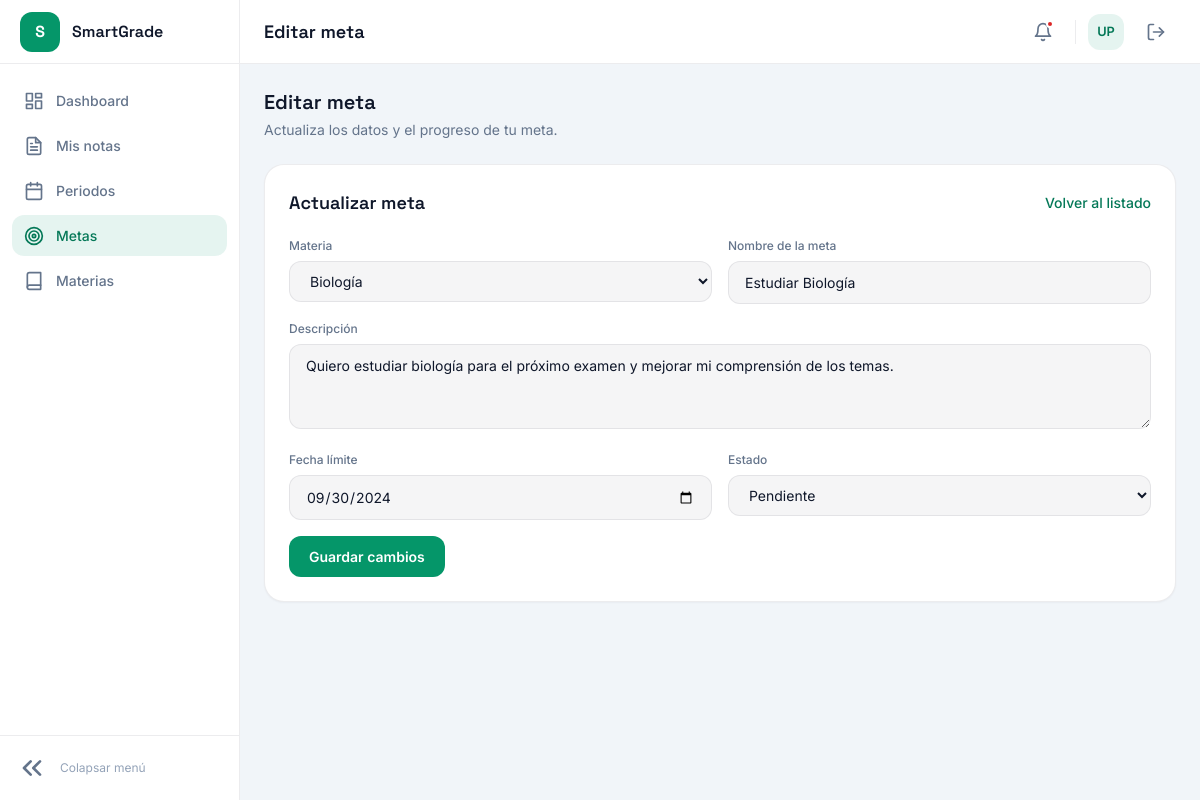
/views/goals/edit.php?id=4 (signed in), run on the app's committed database.
### tables this page shows
CREATE TABLE IF NOT EXISTS goals (
    id INT AUTO_INCREMENT PRIMARY KEY,
    user_id INT NOT NULL,
    subject_id INT NOT NULL,
    name VARCHAR(100) NOT NULL,
    description TEXT,
    target_date DATE,
    status ENUM(
        'pending',
        'in_progress',
        'completed'
    ) DEFAULT 'pending',
    created_at TIMESTAMP DEFAULT CURRENT_TIMESTAMP,
    updated_at TIMESTAMP DEFAULT CURRENT_TIMESTAMP ON UPDATE CURRENT_TIMESTAMP,
    FOREIGN KEY (user_id) REFERENCES users (id) ON DELETE CASCADE,
    FOREIGN KEY (subject_id) REFERENCES subjets (id) ON DELETE CASCADE
);

CREATE TABLE IF NOT EXISTS subjets (
    id INT AUTO_INCREMENT PRIMARY KEY,
    name VARCHAR(100) NOT NULL,
    user_id INT NOT NULL,
    teacher_name VARCHAR(100) NOT NULL,
    created_at TIMESTAMP DEFAULT CURRENT_TIMESTAMP,
    FOREIGN KEY (user_id) REFERENCES users (id) ON DELETE CASCADE
);

### logic/goals/read.php (called while the page is built, shortened)
<?php
if (!function_exists('getUserGoalById')) {
    function getUserGoalById(PDO $pdo, int $user_id, int $id): ?array
    {
        $stmt = $pdo->prepare(
            'SELECT
                g.id,
                g.subject_id,
                g.name,
                g.description,
                g.target_date,
                g.status,
                g.created_at,
                s.name AS subject_name
            FROM goals g
            INNER JOIN subjets s ON s.id = g.subject_id
            WHERE g.id = :id
              AND g.user_id = :user_id
              AND s.user_id = :user_id
            LIMIT 1'
        );
        $stmt->execute([
            'id' => $id,
            'user_id' => $user_id,
        ]);
        $goal = $stmt->fetch();
        return $goal ?: null;
    }
}
if (!function_exists('getUserGoalSubjects')) {
    function getUserGoalSubjects(PDO $pdo, int $user_id): array
    {
        $stmt = $pdo->prepare('SELECT id, name FROM subjets WHERE user_id = :user_id ORDER BY name ASC');
        $stmt->execute(['user_id' => $user_id]);
        return $stmt->fetchAll();
    }
}

### views/goals/edit.php (the view, shortened to what this page needs)
<?php
require_once __DIR__ . '/../../logic/db.php';
require_once __DIR__ . '/../../logic/goals/read.php';
$id = filter_var($_GET['id'] ?? null, FILTER_VALIDATE_INT, ['options' => ['min_range' => 1]]);
$user_id = (int) $_SESSION['user_id'];
$goal = getUserGoalById($pdo, $user_id, (int) $id);
$old = $_SESSION['goals_old'] ?? null;
$subjects = getUserGoalSubjects($pdo, $user_id);
$status_labels = [
    'pending' => 'Pendiente',
    'in_progress' => 'En progreso',
    'completed' => 'Completada',
];
?>
<!DOCTYPE html>
<html lang="es">
<head>
    <?php include __DIR__ . '/../header.php'; ?>
</head>
<body>
    <div class="app-shell">
        <?php include __DIR__ . '/../partials/sidebar.php'; ?>
        <div class="main-content">
            <?php include __DIR__ . '/../partials/topbar.php'; ?>
            <main class="p-6 space-y-6">
                <div>
                    <h2 class="font-display text-xl font-semibold text-heading">Editar meta</h2>
                    <p class="text-muted text-sm mt-1">Actualiza los datos y el progreso de tu meta.</p>
                </div>
                <section class="card p-6">
                    <div class="flex items-center justify-between gap-3 flex-wrap mb-5">
                        <h3 class="font-display text-lg font-semibold text-heading">Actualizar meta</h3>
                        <a href="index.php" class="text-sm link-accent">Volver al listado</a>
                    </div>
                    <form action="../../logic/goals/update.php" method="POST" class="grid md:grid-cols-2 gap-4" novalidate>
                        <div>
                            <label for="subject_id" class="field-label">Materia</label>
                            <select id="subject_id" name="subject_id" required class="input">
                                <?php $subject_value = $old['subject_id'] ?? $goal['subject_id']; ?>
                                <?php foreach ($subjects as $subject): ?>
                                    <option value="<?= (int) $subject['id'] ?>" <?= (string) $subject_value === (string) $subject['id'] ? 'selected' : '' ?>>
                                        <?= htmlspecialchars($subject['name'], ENT_QUOTES, 'UTF-8') ?>
                                    </option>
                                <?php endforeach; ?>
                            </select>
                        </div>
                        <div>
                            <label for="name" class="field-label">Nombre de la meta</label>
                            <input type="text" id="name" name="name" maxlength="100" required value="<?= htmlspecialchars($old['name'] ?? $goal['name'], ENT_QUOTES, 'UTF-8') ?>" class="input">
                        </div>
                        <div class="md:col-span-2">
                            <label for="description" class="field-label">Descripción</label>
                            <textarea id="description" name="description" rows="3" class="input"><?= htmlspecialchars($old['description'] ?? ($goal['description'] ?? ''), ENT_QUOTES, 'UTF-8') ?></textarea>
                        </div>
                        <div>
                            <label for="target_date" class="field-label">Fecha límite</label>
                            <input type="date" id="target_date" name="target_date" value="<?= htmlspecialchars($old['target_date'] ?? ($goal['target_date'] ?? ''), ENT_QUOTES, 'UTF-8') ?>" class="input">
                        </div>
                        <div>
                            <label for="status" class="field-label">Estado</label>
                            <?php $status_value = $old['status'] ?? $goal['status']; ?>
                            <select id="status" name="status" class="input">
                                <?php foreach ($status_labels as $status => $label): ?>
                                    <option value="<?= $status ?>" <?= $status_value === $status ? 'selected' : '' ?>><?= $label ?></option>
                                <?php endforeach; ?>
                            </select>
                        </div>
                        <div class="md:col-span-2">
                            <button type="submit" class="btn btn-primary" style="width: auto;">Guardar cambios</button>
                        </div>
                    </form>
                </section>
            </main>
        </div>
    </div>
</body>
</html>

### views/css/styles.css (style rules this page uses)
:root { --color-bg: #f1f5f9; --color-surface: #ffffff; --color-surface-alt: #f8fafc; --color-border: rgba(15, 23, 42, 0.08); --color-border-focus: var(--color-primary); --color-text: #0f172a; --color-text-muted: #64748b; --color-text-dim: #94a3b8; --color-text-inverse: #ffffff; --color-primary: #059669; --color-primary-hover: #047857; --color-primary-soft: rgba(5, 150, 105, 0.1); --color-danger: #dc2626; --color-danger-border: rgba(220, 38, 38, 0.25); --color-danger-bg: rgba(220, 38, 38, 0.08); --color-success: #059669; --color-success-border: rgba(5, 150, 105, 0.25); --color-success-bg: rgba(5, 150, 105, 0.08); --color-overlay-soft: rgba(15, 23, 42, 0.04); --color-overlay-medium: rgba(15, 23, 42, 0.06); --font-body: "Inter", sans-serif; --font-display: "Space Grotesk", sans-serif; --radius-sm: 0.375rem; --radius-md: 0.5rem; --radius-lg: 0.75rem; --radius-xl: 1rem; --radius-2xl: 1.25rem; --input-padding-y: 0.625rem; --input-padding-x: 1rem; --transition-fast: 150ms ease; }
body { font-family: var(--font-body); background-color: var(--color-bg); color: var(--color-text); }
.font-display { font-family: var(--font-display); }
.card { background-color: var(--color-surface); border: 1px solid var(--color-border); border-radius: var(--radius-2xl); }
.field-label { display: block; font-size: 0.75rem; font-weight: 500; color: var(--color-text-muted); margin-bottom: 0.375rem; }
.input { width: 100%; background-color: var(--color-overlay-soft); border: 1px solid var(--color-border); border-radius: var(--radius-lg); padding: var(--input-padding-y) var(--input-padding-x); font-size: 0.875rem; color: var(--color-text); transition: border-color var(--transition-fast), box-shadow var(--transition-fast); }
.input::placeholder { color: var(--color-text-dim); }
.btn { display: inline-flex; align-items: center; justify-content: center; font-weight: 600; font-size: 0.875rem; border-radius: var(--radius-lg); padding: var(--input-padding-y) 1.25rem; transition: background-color var(--transition-fast), transform var(--transition-fast); cursor: pointer; border: none; }
.btn-primary { background-color: var(--color-primary); color: var(--color-text-inverse); width: 100%; }
.link-accent { color: var(--color-primary-hover); font-weight: 500; }
.text-muted { color: var(--color-text-muted); }
:root { --sidebar-width-expanded: 15rem; --sidebar-width-collapsed: 4.5rem; --topbar-height: 4rem; }
.app-shell { display: flex; min-height: 100vh; background-color: var(--color-bg); }
.main-content { flex: 1; display: flex; flex-direction: column; min-width: 0; }
.text-heading { color: var(--color-text); }
.card, .widget-card { box-shadow: 0 1px 2px rgba(15, 23, 42, 0.04); }

### data on the page
goals: subject_id "Biología", name "Estudiar Biología", description "Quiero estudiar biología para el próximo examen y mejorar mi comprensión de los temas.", target_date "09/30/2024", status "Pendiente"

### other printed values
$page_title "Editar meta"
$initials "UP"
